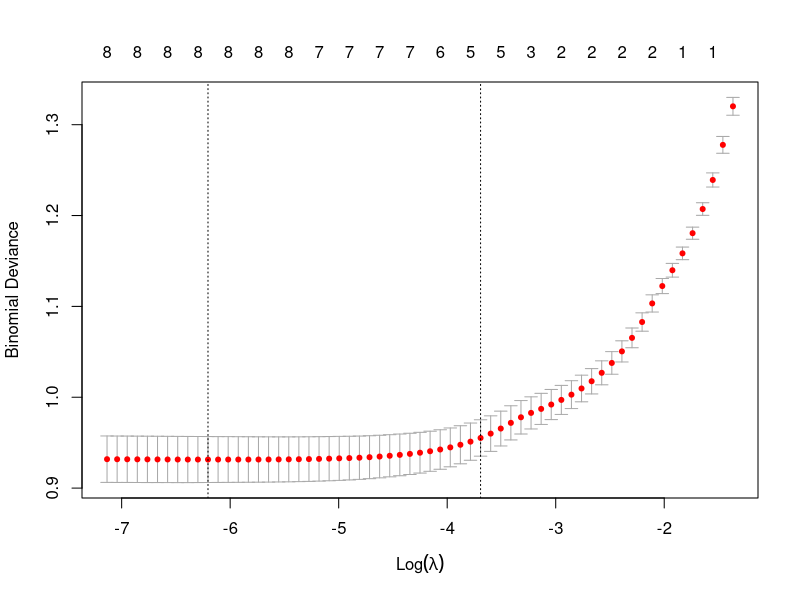

The R script that drew this image:
## ---- chunk 1
data <- read.csv2('../../data/titanic.csv', na.strings = "")
## ---- chunk 2
colSums(is.na(data))
## ---- chunk 3
data$cabin <- NULL
## ---- chunk 4
library(dplyr)
data <- select(data, -name, -ticket)
## ---- chunk 5
data$age[is.na(data$age)] <- median(data$age, na.rm = TRUE)
## ---- chunk 6
data <- na.omit(data)
## ---- chunk 7
set.seed(1234)
idx <- sample(nrow(data), replace = FALSE, size = floor(nrow(data)*0.8))
train <- data[ idx, ]
test  <- data[-idx, ]
## ---- chunk 8
logreg <- glm(survived ~ ., data = train, family = "binomial")
## ---- chunk 9
exp(coef(logreg))
## ---- chunk 10
y_pred <- predict(logreg, newdata = test, type = "response")
mean(test$survived == (y_pred > 0.5)) * 100
## ---- chunk 11
library(fastDummies)

data_num <- 
  data %>%
    fastDummies::dummy_columns(remove_first_dummy = TRUE) %>%
    select_if(is.numeric)
## ---- chunk 12
library(glmnet)

X_train <- as.matrix(data_num[idx, colnames(train) != "survived"]) 
y_train <- data_num[idx, "survived"]
  
X_test <- as.matrix(data_num[-idx, colnames(test) != "survived"])
y_test <- data_num[-idx, "survived"]

enet <- cv.glmnet(X_train, y_train, family = "binomial")
## ---- chunk 13
enet$lambda.min
## ---- chunk 14
plot(enet)
## ---- chunk 15
coef(enet)
## ---- chunk 16
y_pred <- predict(enet, newx = X_test)
mean(y_test == (y_pred > 0.5)) * 100
